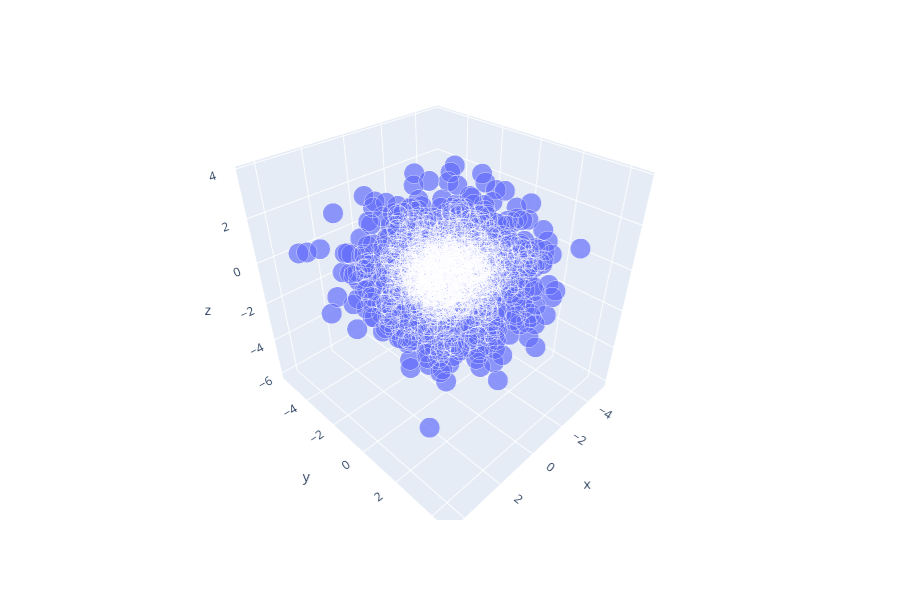

The notebook cell this image was saved under:
### Code cell
# 3D plotly orbit of asteroids
fig = px.scatter_3d(pos0_ast, x='x', y='y', z='z', size='size')
fig.show()

### Figure 1 — Plotly figure (JSON) as saved in the notebook; plotly's stock layout.template omitted (floating-point values rounded to 4 significant figures; data arrays with more than 128 entries replaced by an {"elided": "..."} marker saying what was removed)
{"data": [{"hoverlabel": {"namelength": 0}, "hovertemplate": "x=%{x}<br>y=%{y}<br>z=%{z}<br>size=%{marker.size}", "legendgroup": "", "marker": {"color": "#636efa", "size": {"elided": "1436 float values"}, "sizemode": "area", "sizeref": 2.5e-06, "symbol": "circle"}, "mode": "markers", "name": "", "scene": "scene", "showlegend": false, "type": "scatter3d", "x": {"elided": "1436 float values"}, "y": {"elided": "1436 float values"}, "z": {"elided": "1436 float values"}}], "layout": {"height": 600, "legend": {"itemsizing": "constant", "tracegroupgap": 0}, "margin": {"t": 60}, "scene": {"domain": {"x": [0, 0.98], "y": [0, 1]}, "xaxis": {"title": {"text": "x"}}, "yaxis": {"title": {"text": "y"}}, "zaxis": {"title": {"text": "z"}}}}}
